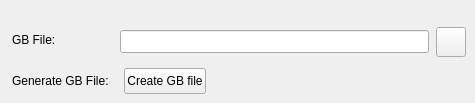
   <widget class="QWidget" name="pageTesterToTester">
    <widget class="QLineEdit" name="editGBFile">
     <property name="geometry">
      <rect>
       <x>120</x>
       <y>30</y>
       <width>309</width>
       <height>23</height>
      </rect>
     </property>
     <property name="toolTip">
      <string>Select data file holding Guard Band reference info.</string>
     </property>
     <property name="maxLength">
      <number>254</number>
     </property>
    </widget>
    <widget class="QPushButton" name="buttonImportGBFile">
     <property name="geometry">
      <rect>
       <x>436</x>
       <y>27</y>
       <width>30</width>
       <height>30</height>
      </rect>
     </property>
     <property name="sizePolicy">
      <sizepolicy hsizetype="Fixed" vsizetype="Fixed">
       <horstretch>0</horstretch>
       <verstretch>0</verstretch>
      </sizepolicy>
     </property>
     <property name="maximumSize">
      <size>
       <width>30</width>
       <height>30</height>
      </size>
     </property>
     <property name="toolTip">
      <string>Select the released guard band file</string>
     </property>
     <property name="text">
      <string/>
     </property>
     <property name="icon">
      <iconset resource="gex.qrc">
       <normaloff>:/gex/icons/file_open.png</normaloff>:/gex/icons/file_open.png</iconset>
     </property>
     <property name="iconSize">
      <size>
       <width>32</width>
       <height>32</height>
      </size>
     </property>
    </widget>
    <widget class="QLabel" name="TextLabelWafermap_2_2">
     <property name="geometry">
      <rect>
       <x>12</x>
       <y>74</y>
       <width>110</width>
       <height>18</height>
      </rect>
     </property>
     <property name="text">
      <string>Generate GB File:</string>
     </property>
     <property name="alignment">
      <set>Qt::AlignTop</set>
     </property>
     <property name="wordWrap">
      <bool>true</bool>
     </property>
    </widget>
    <widget class="QPushButton" name="pushButtonCreateGBfile">
     <property name="geometry">
      <rect>
       <x>124</x>
       <y>68</y>
       <width>82</width>
       <height>26</height>
      </rect>
     </property>
     <property name="toolTip">
      <string>Build GuardBand file from QC and FT programs</string>
     </property>
     <property name="text">
      <string>Create GB file</string>
     </property>
    </widget>
    <widget class="QLabel" name="TextLabelWafermap_2">
     <property name="geometry">
      <rect>
       <x>12</x>
       <y>33</y>
       <width>93</width>
       <height>18</height>
      </rect>
     </property>
     <property name="text">
      <string>GB File:</string>
     </property>
     <property name="alignment">
      <set>Qt::AlignTop</set>
     </property>
     <property name="wordWrap">
      <bool>true</bool>
     </property>
    </widget>
   </widget>
